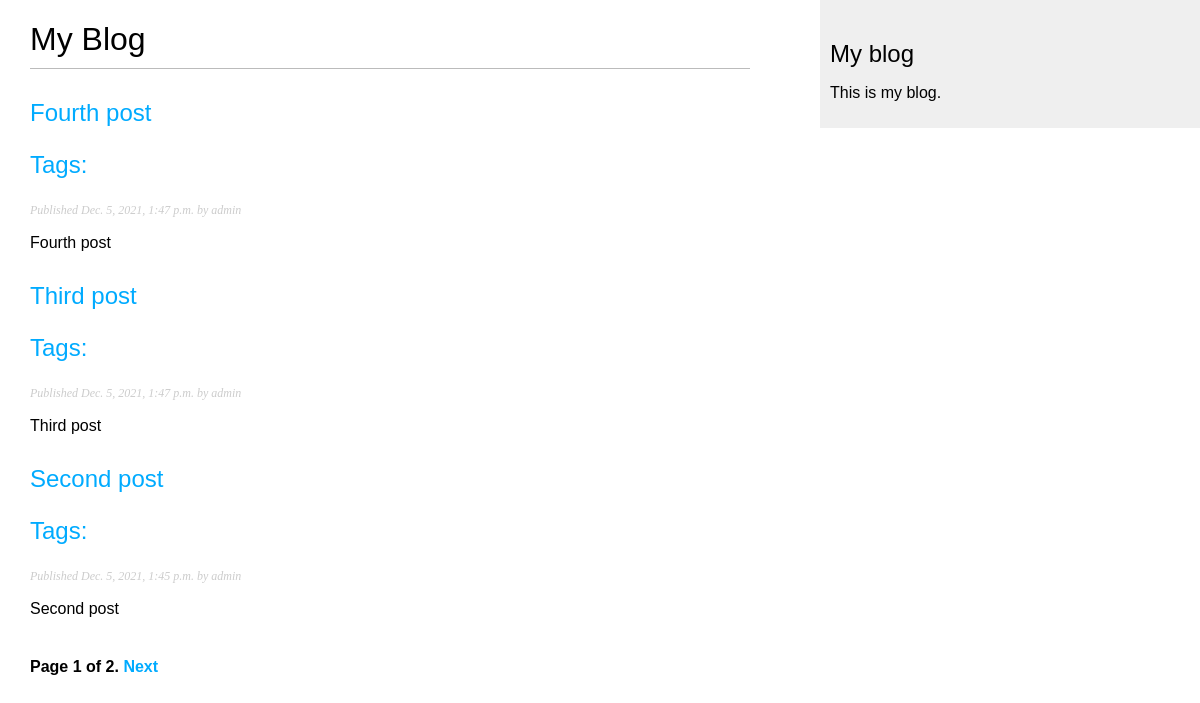
/blog/, run on an earlier commit of the app's database.
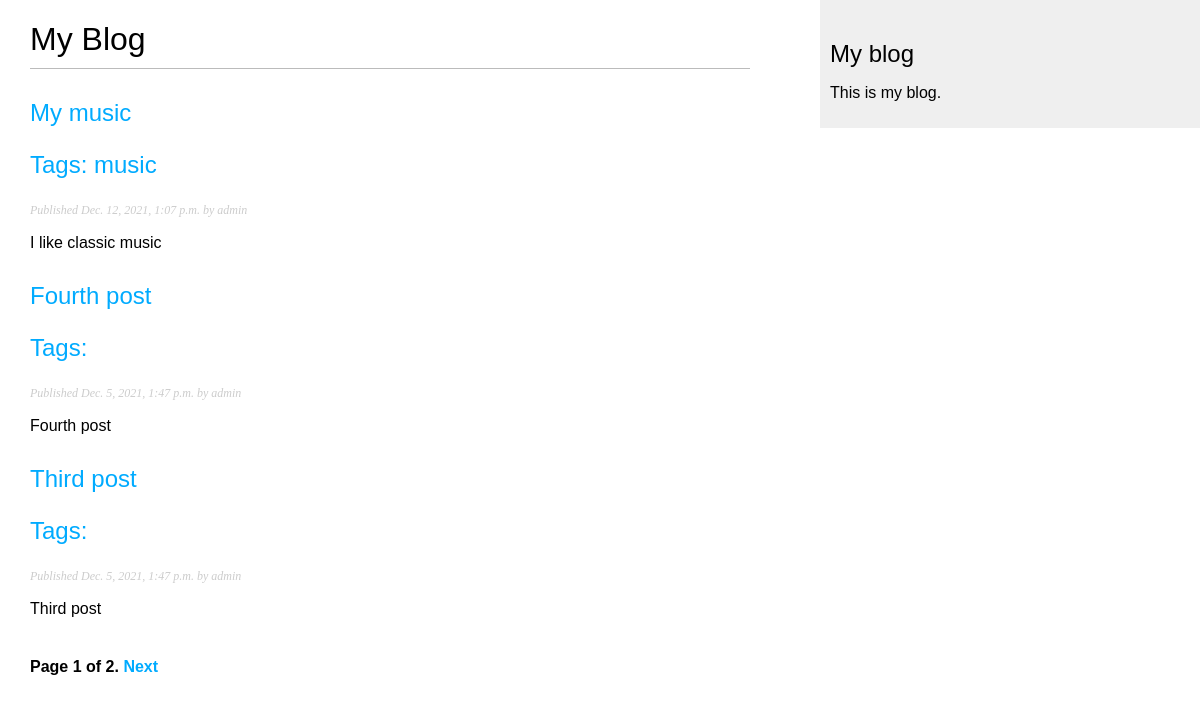
And on a later commit of the database.
### blog/models.py (models this page shows, shortened)
class Post(models.Model):
    STATUS_CHOICES = (
        ('draft', 'Draft'),
        ('published', 'Published')
    )
    title = models.CharField(max_length=250)
    slug = models.SlugField(max_length=250,
                            unique_for_date='publish')
    author = models.ForeignKey(User,
                               on_delete=models.CASCADE,
                               related_name='blog_posts')
    body = models.TextField()
    publish = models.DateTimeField(default=timezone.now)
    created = models.DateTimeField(auto_now_add=True)
    updated = models.DateTimeField(auto_now=True)
    status = models.CharField(max_length=10,
                              choices=STATUS_CHOICES,
                              default='draft')
    objects = models.Manager()
    published = PublishedManager()
    tags = TaggableManager()
    class Meta:
        ordering = ('-publish',)
    def get_absolute_url(self):
        return reverse('blog:post_detail',
                       args=[self.publish.year,
                             self.publish.month,
                             self.publish.day, self.slug])

### blog/views.py (the view)
# urls.py: path('', views.post_list, name='post_list'),
def post_list(request, tag_slug=None):
    object_list = Post.published.all()
    tag = None
    if tag_slug:
        tag = get_object_or_404(Tag, slug=tag_slug)
        object_list = object_list.filter(tags__in=[tag])
    paginator = Paginator(object_list, 3)
    page = request.GET.get('page')
    try:
        posts = paginator.page(page)
    except PageNotAnInteger:
        posts = paginator.page(1)
    except EmptyPage:
        posts = paginator.page(paginator.num_pages)
    return render(request,
                  'blog/post/list.html',
                  {'page': page,
                   'posts': posts,
                   'tag': tag})

### blog/models.py (called while the page is built)
    def get_queryset(self):
        return super().get_queryset() \
            .filter(status='published')

### templates/blog/post/list.html (shortened to what this page needs)
{% extends "blog/base.html" %}
{% block content %}
  <h1>My Blog</h1>
  {% for post in posts %}
    <h2>
      <a href="{{ post.get_absolute_url }}">
        {{ post.title }}
     <p class="tags">
        Tags:
        {% for tag in post.tags.all %}
            <a href="{% url "blog:post_list_by_tag" tag.slug %}">
            {{ tag.name }}
            </a>
        {% endfor %}
</p>
      </a>
    </h2>
    <p class="date">
      Published {{ post.publish }} by {{ post.author }}
    </p>
    {{ post.body|truncatewords:30|linebreaks }}
  {% endfor %}
  {% include "blog/pagination.html" with page=posts %}
{% endblock %}

### templates/blog/base.html (shortened to what this page needs)
{% load static %}
<!DOCTYPE html>
<html lang="en-US">
<head>
  <link href="{% static "css/blog.css" %}" rel="stylesheet">
</head>
<body>
  <div id="content">
    {% block content %}
    {% endblock %}
  </div>
  <div id="sidebar">
    <h2>My blog</h2>
    <p>This is my blog.</p>
  </div>
</body>
</html>

### templates/blog/pagination.html (shortened to what this page needs)
<div class="pagination">
  <span class="step-links">
    <span class="current">
      Page {{ page.number }} of {{ page.paginator.num_pages }}.
    </span>
    {% if page.has_next %}
      <a href="?page={{ page.next_page_number }}">Next</a>
    {% endif %}
  </span>
</div>

### blog/static/css/blog.css (style rules this page uses)
body { margin:0; padding:0; font-family:helvetica, sans-serif; }
a { color:#00abff; text-decoration:none; }
h1 { font-weight:normal; border-bottom:1px solid #bbb; padding:0 0 10px 0; }
h2 { font-weight:normal; margin:30px 0 0; }
#content { float:left; width:60%; padding:0 0 0 30px; }
#sidebar { float:right; width:30%; padding:10px; background:#efefef; height:100%; }
p.date { color:#ccc; font-family: georgia, serif; font-size: 12px; font-style: italic; }
.pagination { margin:40px 0; font-weight:bold; }

What changed in the data, as far as the page shows it:
no longer on this page (row unchanged): Post: title "Second post", publish "Dec. 5, 2021, 1:45 p.m.", author "admin", body "Second post"
added Post: title "My music", publish "Dec. 12, 2021, 1:07 p.m.", author "admin", body "I like classic music"
now on this page (row unchanged): Tag: name "music"
